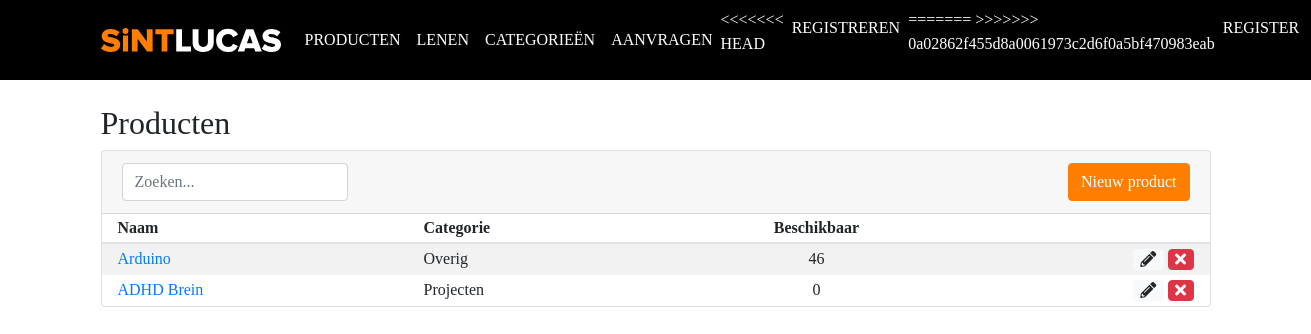
Screenshot of /producten with the database file from the repository.
### tables this page shows
CREATE TABLE `products` (
  `product_id` int(11) NOT NULL,
  `category_id` int(11) NOT NULL,
  `name` varchar(255) NOT NULL,
  `slug` varchar(255) NOT NULL,
  `body` text NOT NULL,
  `created_at` timestamp NOT NULL DEFAULT CURRENT_TIMESTAMP,
  `count` int(11) NOT NULL,
  `product_lent` int(11) NOT NULL
);

CREATE TABLE `categories` (
  `id` int(11) NOT NULL,
  `category_name` varchar(255) NOT NULL,
  `category_slug` varchar(255) NOT NULL
);

### application/controllers/Products.php (called while the page is built, shortened)
<?php
	class Products extends CI_Controller {
		public function index() {
			$data['title'] = 'Producten';
			$data['products'] = $this->Product_model->get_products();
			$this->load->view('templates/header');
			$this->load->view('products/index', $data);
			$this->load->view('templates/footer');
		}
	}

### index.php (called while the page is built, shortened)
<?php
require_once BASEPATH.'core/CodeIgniter.php';

### application/models/Product_model.php (called while the page is built, shortened)
<?php
	class Product_model extends CI_Model {
		public function get_products($slug = FALSE) {
			if ($slug === FALSE) {
				$this->db->join('categories', 'categories.id = products.category_id');
				$query = $this->db->get('products');
				return $query->result_array();
			}
			$query = $this->db->get_where('products', array('slug' => $slug));
			return $query->row_array();
		}
	}

### application/views/products/index.php (the view)
<h2><?=$title?></h2>
<div class="card mb-4" id="products">
	<div class="card-header d-flex justify-content-between align-items-center">
		<form class="form-inline mb-0">
			<input type="text" id="productSearch" class="form-control search" placeholder="Zoeken...">
		</form>
		<a href="<?php echo base_url(); ?>producten/nieuw" class="btn btn-primary">Nieuw product</a>
	</div>
	<div class="table-responsive">
		<table class="table card-table mb-0 table-striped">
			<thead>
				<tr>
					<th>Naam</th>
					<th>Categorie</th>
					<th class="text-center">Beschikbaar</th>
               <th></th>
				</tr>
			</thead>
			<tbody class="list">
				<?php foreach($products as $product): ?>
				<?php $available = ($product['count']-$product['product_lent']);?>
					<tr>
						<td class="name"><a href="<?=site_url('/producten/' . $product['slug'])?>"><?=$product['name']?></a></td>
						<td><?=$product['category_name']?></td>
						<td class="text-center"><?=$available?></td>
                  <td class="d-flex justify-content-end align-items-center">
                     <?php if ($title == 'Producten') { ?>
                     <a class="btn btn-light mr-1" href="<?php echo base_url(); ?>producten/bewerken/<?php echo $product['slug']; ?>"><i class="fas fa-pencil-alt"></i></a>
                     <?php } ?>
                     <?php echo form_open('/products/delete/'.$product['product_id']); ?>
                     	<button type="submit" class="btn btn-danger" style="font-size: 16px !important;"><i class="fas fa-times"></i></button>
                     </form>
                  </td>
              </tr>
				<?php endforeach; ?>
			</tbody>
	</div>
</div>

### assets/css/style.css (style rules this page uses)
body { font-family: 'Proxima'; }
a { cursor: pointer; }
.btn.btn-primary { background-color: rgb(255, 126, 0); border-color: rgb(255, 126, 0); color: #fff; }
form { margin: 0; }
.table td, .table th { vertical-align: middle; border: 0; padding: .30rem 1rem; }
.table td .btn { padding: .1rem .4rem; }

### rows the page displays
products: name "Arduino", category.category_name "Overig", available "46"
products: name "ADHD Brein", category.category_name "Projecten", available "0"

### other values shown
$title "Producten"
